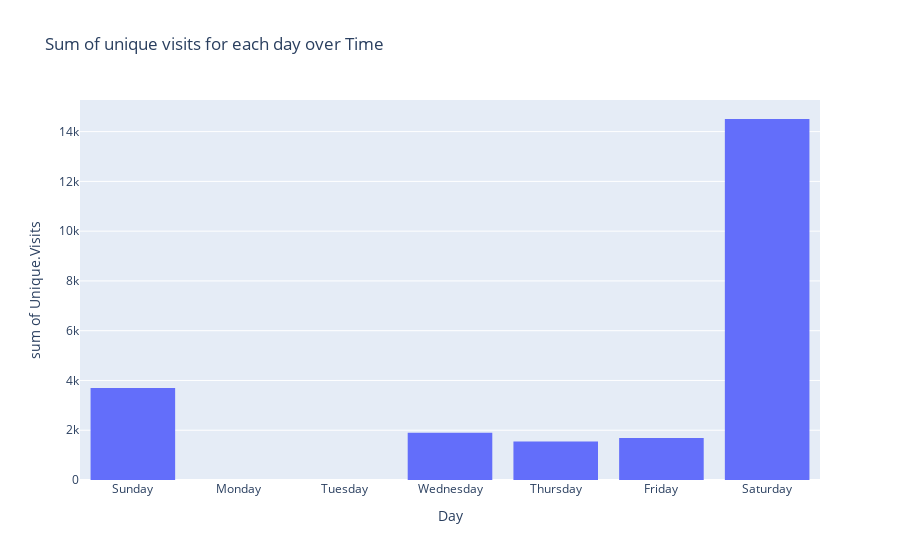

Notebook cell for this chart:
### Code cell
import plotly.express as px
px.histogram(data,x='Day',y='Unique.Visits',title='Sum of unique visits for each day over Time')

### Figure 1 — Plotly figure (JSON) as saved in the notebook; plotly's stock layout.template omitted (floating-point values rounded to 4 significant figures; data arrays with more than 128 entries replaced by an {"elided": "..."} marker saying what was removed)
{"data": [{"alignmentgroup": "True", "bingroup": "x", "histfunc": "sum", "hovertemplate": "Day=%{x}<br>sum of Unique.Visits=%{y}<extra></extra>", "legendgroup": "", "marker": {"color": "#636efa", "pattern": {"shape": ""}}, "name": "", "offsetgroup": "", "orientation": "v", "showlegend": false, "type": "histogram", "x": {"elided": "2167 str values"}, "xaxis": "x", "y": {"elided": "2167 str values"}, "yaxis": "y"}], "layout": {"barmode": "relative", "legend": {"tracegroupgap": 0}, "title": {"text": "Sum of unique visits for each day over Time"}, "xaxis": {"anchor": "y", "domain": [0, 1], "title": {"text": "Day"}}, "yaxis": {"anchor": "x", "domain": [0, 1], "title": {"text": "sum of Unique.Visits"}}}}
